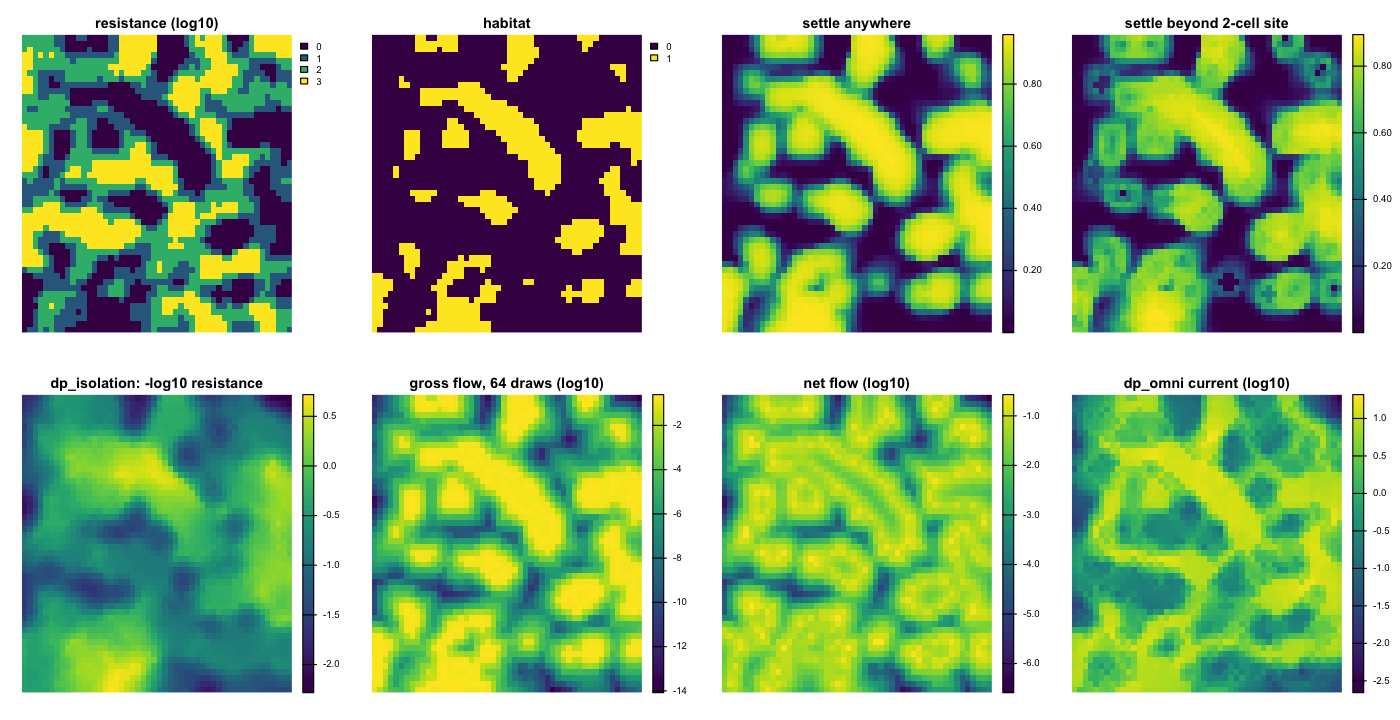

Here is the R script that generated this plot:
# Settlement maps beside the dipole maps on the example landscape.
suppressMessages(devtools::load_all("../../..", quiet = TRUE))
source("settlement.R")
r0 <- terra::rast(system.file("extdata/resistance.tif", package = "circuitscaper"))
r <- r0; terra::crs(r) <- ""; terra::ext(r) <- c(0, 50, 0, 50)
gr <- settle_graph(1 / r)
t <- as.numeric(terra::values(r)[gr$cell, 1] == 1)
habitat <- terra::ifel(r0 == 1, 1, 0)
home <- readRDS("home_sd2.rds"); gross <- readRDS("gross.rds")
k <- settle_grounds(gr, t, 10, 2)
net <- net_flow(gr, k, t)
iso <- dp_isolation(r0, 15, habitat, normalize = FALSE, seed = 1, progress = FALSE)
omni <- dp_omni(r0, 15, habitat, normalize = FALSE, seed = 1, progress = FALSE)
maps <- c(log10(r0), habitat,
          to_rast(gr, r0, home$P), to_rast(gr, r0, home$Pa),
          -log10(iso$resistance),
          log10(to_rast(gr, r0, gross$m64)), log10(to_rast(gr, r0, net)), log10(omni$current))
names(maps) <- c("resistance (log10)", "habitat",
                 "settle anywhere", "settle beyond 2-cell site",
                 "dp_isolation: -log10 resistance",
                 "gross flow, 64 draws (log10)", "net flow (log10)", "dp_omni current (log10)")
png("compare_maps.png", width = 1400, height = 720, res = 110)
terra::plot(maps, nr = 2, nc = 4, mar = c(1.5, 1.5, 2, 4), axes = FALSE)
dev.off()
v <- terra::values(maps)
sp <- function(a, b) cor(v[, a], v[, b], method = "spearman", use = "complete.obs")
cat(sprintf("rho: settle anywhere vs dp_isolation %.2f; settle away vs dp_isolation %.2f\n", sp(3, 5), sp(4, 5)))
cat(sprintf("rho: gross flow vs dp_omni current %.2f; net flow vs dp_omni %.2f; gross vs net %.2f\n", sp(6, 8), sp(7, 8), sp(6, 7)))
hab <- v[, 2] == 1
cat(sprintf("rho within habitat: settle away vs dp_isolation %.2f; within matrix %.2f\n",
  cor(v[hab, 4], v[hab, 5], method = "spearman", use = "complete.obs"),
  cor(v[!hab, 4], v[!hab, 5], method = "spearman", use = "complete.obs")))
